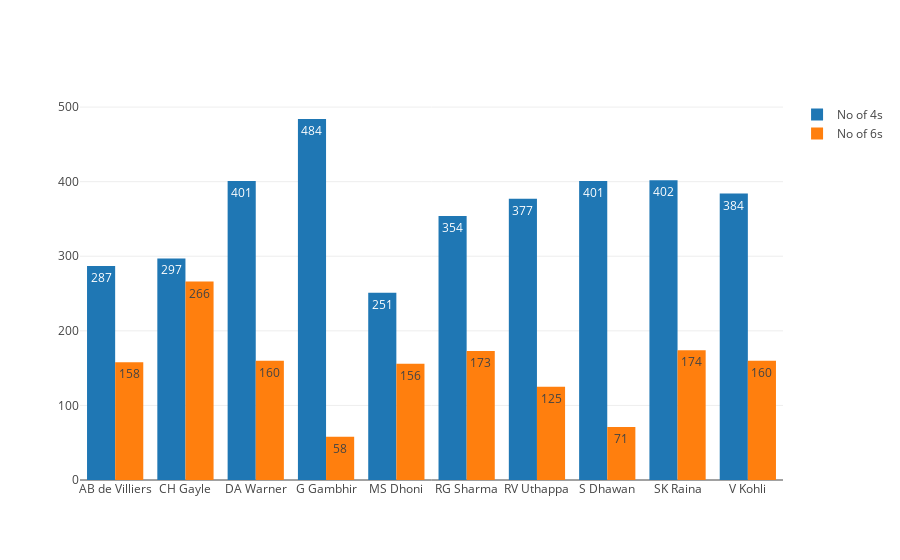

Notebook code for this chart:
### Markdown cell above
The top batsman was selected based on total runs and then the number of 4s and 6s hit by them

### Code cell
df = pd.merge(matches, deliveries,how='inner',left_on='id',right_on='match_id')
top_10_batsman = df.groupby(['batsman']).batsman_runs.sum().sort_values(ascending=False)[0:10].index

no_of_fours = pd.DataFrame(df[df.batsman.isin(top_10_batsman) & (df.batsman_runs==4)].groupby(['batsman']).batsman_runs.count())
no_of_sixes = pd.DataFrame(df[df.batsman.isin(top_10_batsman) & (df.batsman_runs==6)].groupby(['batsman']).batsman_runs.count())


no_of_fours.reset_index(inplace=True)
no_of_sixes.reset_index(inplace=True)

no_of_fours.columns = ['batsman','no of fours']
no_of_sixes.columns = ['batsman','no of sixes']

total_no_fours_sixes = no_of_fours.merge(no_of_sixes, left_on='batsman',right_on='batsman')

trace1 = go.Bar(
            x=total_no_fours_sixes['batsman'],
            y=total_no_fours_sixes['no of fours'],
            text=total_no_fours_sixes['no of fours'],
            textposition='auto',
            name = 'No of 4s'
        )
trace2= go.Bar(        
            x=total_no_fours_sixes['batsman'],
            y=total_no_fours_sixes['no of sixes'],
            text=total_no_fours_sixes['no of sixes'],
            textposition='auto',
            name = 'No of 6s'
        )

data = [trace1,trace2]
layout = go.Layout(
    barmode='group'
)

fig = go.Figure(data=data, layout=layout)

iplot(fig, filename='group-bar')

### Figure 1 — Plotly figure (JSON) as saved in the notebook; plotly's stock layout.template omitted (floating-point values rounded to 4 significant figures)
{"data": [{"name": "No of 4s", "text": [287, 297, 401, 484, 251, 354, 377, 401, 402, 384], "textposition": "auto", "type": "bar", "uid": "b52da2e1-2019-4a64-9f8b-357b3611550e", "x": ["AB de Villiers", "CH Gayle", "DA Warner", "G Gambhir", "MS Dhoni", "RG Sharma", "RV Uthappa", "S Dhawan", "SK Raina", "V Kohli"], "y": [287, 297, 401, 484, 251, 354, 377, 401, 402, 384]}, {"name": "No of 6s", "text": [158, 266, 160, 58, 156, 173, 125, 71, 174, 160], "textposition": "auto", "type": "bar", "uid": "a266fadc-5729-414f-a132-28dfca7dff72", "x": ["AB de Villiers", "CH Gayle", "DA Warner", "G Gambhir", "MS Dhoni", "RG Sharma", "RV Uthappa", "S Dhawan", "SK Raina", "V Kohli"], "y": [158, 266, 160, 58, 156, 173, 125, 71, 174, 160]}], "layout": {"barmode": "group"}}
